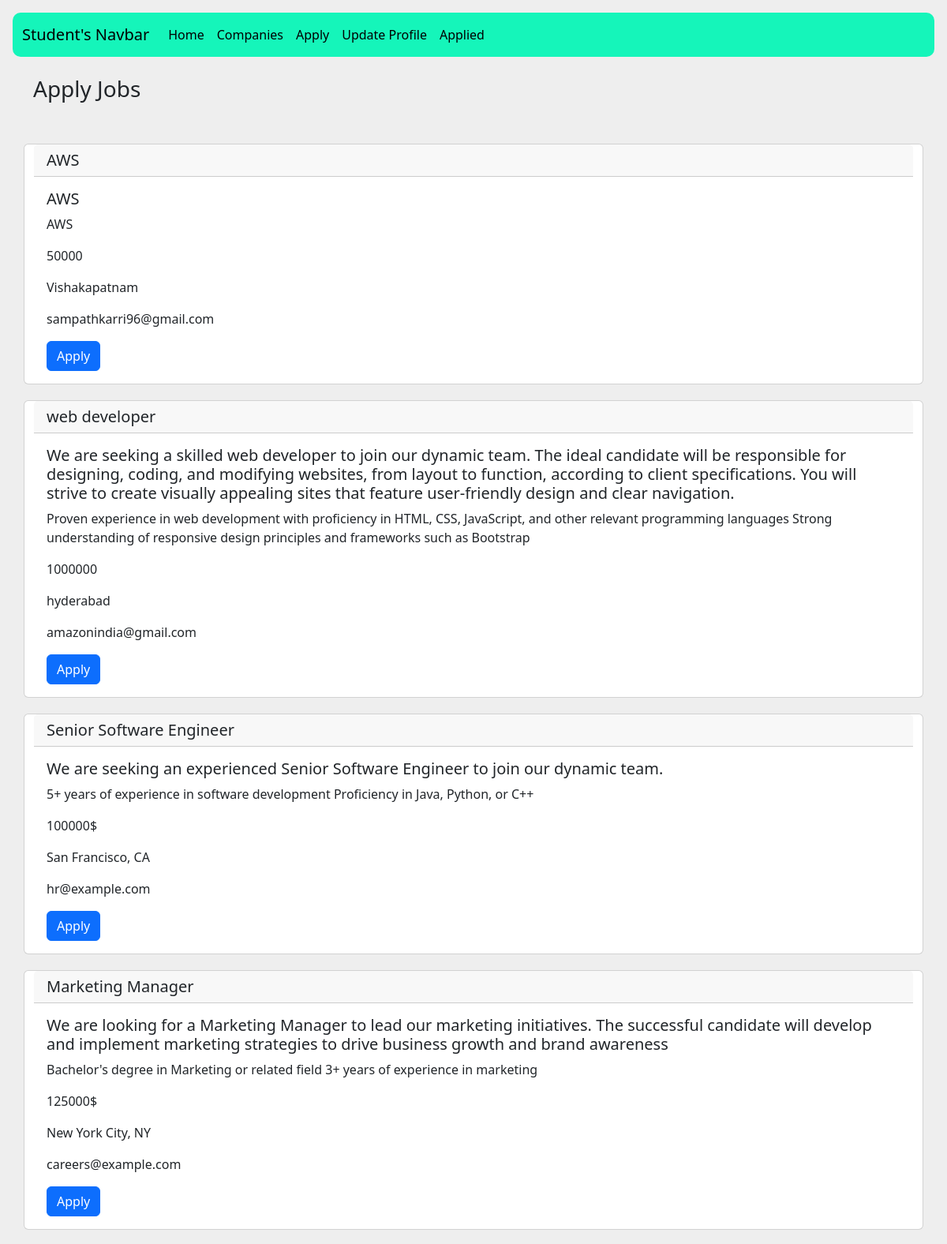
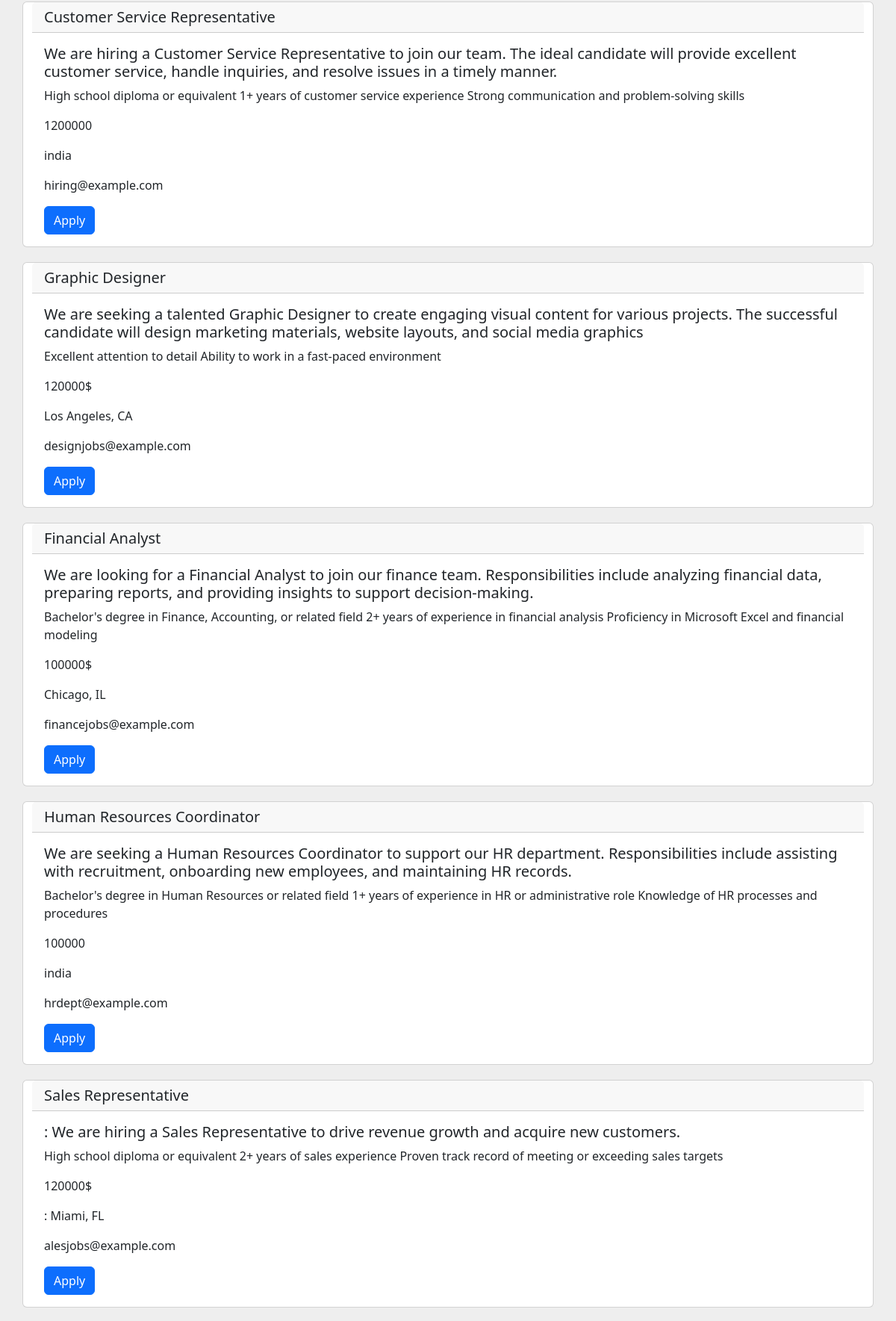
Screenshot of /student/apply (upper part) with the database file from the repository (2 pictures, top to bottom).
### company/models.py (models this page shows, shortened)
class Jobdetails(models.Model):
    job_title=models.TextField()
    job_des=models.TextField()
    job_req=models.TextField()
    job_sal=models.TextField()
    work_loc=models.CharField(max_length=50)
    app_email=models.EmailField()

### student/views.py (the view)
# urls.py: path('apply',views.view_job_details,name='apply'),
def view_job_details(request):
    job_details_list = Jobdetails.objects.all()
    return render(request, 'Applyforjob.html', {'job_details_list': job_details_list})

### templates/Applyforjob.html (shortened to what this page needs)
{% extends 'studentnavbar.html' %}
{% load static %}
{% block content %}
<html lang="en">
<head>
    <link href="https://cdn.jsdelivr.net/npm/bootstrap@5.3.3/dist/css/bootstrap.min.css" rel="stylesheet">
    <link href="https://getbootstrap.com/docs/5.3/assets/css/docs.css" rel="stylesheet">
</head>
<body class="p-3 m-0 border-0 bd-example m-0 border-0">
<br>
<h3>Apply Jobs</h3>
<br>
<div class="row">
    {% for job_details in job_details_list %}
    <div class="card {% if forloop.first %}first-card{% endif %}">
        <h5 class="card-header">{{job_details.job_title}}</h5>
        <div class="card-body">
            <h5 class="card-title">{{job_details.job_des}}</h5>
            <p class="card-text">{{job_details.job_req}}</p>
            <p class="card-text">{{job_details.job_sal}}</p>
            <p class="card-text">{{job_details.work_loc}}</p>
            <p class="card-text">{{job_details.app_email}}</p>
            <a href="{% url 'apply_for_job' job_details.id %}" class="btn btn-primary">Apply</a>
        </div>
    </div>
    {% endfor %}
</div>
</body>
</html>
{% endblock %}

### templates/Applyforjob.html (style rules this page uses)
.card { margin-bottom: 20px; }
.first-card { margin-top: 20px; }

### rows the page displays
Jobdetails: job_title "AWS", job_des "AWS", job_req "AWS", job_sal "50000", work_loc "Vishakapatnam", app_email "sampathkarri96@gmail.com"
Jobdetails: job_title "web developer", job_des "We are seeking a skilled web developer to join our dynamic team. The ideal candidate will be responsible for designing, coding, and modifying websites, from layout to function, according to client specifications. You will strive to create visually appealing sites that feature user-friendly design and clear navigation.", job_req "Proven experience in web development with proficiency in HTML, CSS, JavaScript, and other relevant programming languages Strong understanding of responsive design principles and frameworks such as Bootstrap", job_sal "1000000", work_loc "hyderabad", app_email "amazonindia@gmail.com"
Jobdetails: job_title "Senior Software Engineer", job_des "We are seeking an experienced Senior Software Engineer to join our dynamic team.", job_req "5+ years of experience in software development Proficiency in Java, Python, or C++", job_sal "100000$", work_loc "San Francisco, CA", app_email "hr@example.com"
Jobdetails: job_title "Marketing Manager", job_des "We are looking for a Marketing Manager to lead our marketing initiatives. The successful candidate will develop and implement marketing strategies to drive business growth and brand awareness", job_req "Bachelor's degree in Marketing or related field 3+ years of experience in marketing", job_sal "125000$", work_loc "New York City, NY", app_email "careers@example.com"
Jobdetails: job_title "Customer Service Representative", job_des "We are hiring a Customer Service Representative to join our team. The ideal candidate will provide excellent customer service, handle inquiries, and resolve issues in a timely manner.", job_req "High school diploma or equivalent 1+ years of customer service experience Strong communication and problem-solving skills", job_sal "1200000", work_loc "india", app_email "hiring@example.com"
Jobdetails: job_title "Graphic Designer", job_des "We are seeking a talented Graphic Designer to create engaging visual content for various projects. The successful candidate will design marketing materials, website layouts, and social media graphics", job_req "Excellent attention to detail Ability to work in a fast-paced environment", job_sal "120000$", work_loc "Los Angeles, CA", app_email "designjobs@example.com"
Jobdetails: job_title "Financial Analyst", job_des "We are looking for a Financial Analyst to join our finance team. Responsibilities include analyzing financial data, preparing reports, and providing insights to support decision-making.", job_req "Bachelor's degree in Finance, Accounting, or related field 2+ years of experience in financial analysis Proficiency in Microsoft Excel and financial modeling", job_sal "100000$", work_loc "Chicago, IL", app_email "financejobs@example.com"
Jobdetails: job_title "Human Resources Coordinator", job_des "We are seeking a Human Resources Coordinator to support our HR department. Responsibilities include assisting with recruitment, onboarding new employees, and maintaining HR records.", job_req "Bachelor's degree in Human Resources or related field 1+ years of experience in HR or administrative role Knowledge of HR processes and procedures", job_sal "100000", work_loc "india", app_email "hrdept@example.com"
Jobdetails: job_title "Sales Representative", job_des ": We are hiring a Sales Representative to drive revenue growth and acquire new customers.", job_req "High school diploma or equivalent 2+ years of sales experience Proven track record of meeting or exceeding sales targets", job_sal "120000$", work_loc ": Miami, FL", app_email "alesjobs@example.com"
